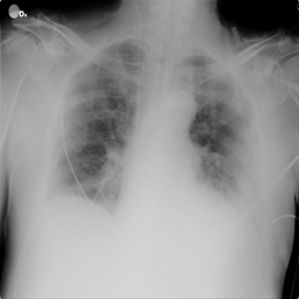
#> input picture Dataset/Train/COVID/COVID-1.png, 299 x 299 px
$ jupyter execute demo-processing-images.ipynb
#> lines starting #> are read from the running program, lines starting #| are printed output that depends on the picture
#> further down, img is the input picture: shape (299, 299); min 0, max 255, mean 145.9
### augmentation.py
"""This file holds algorithms for data augmentation of images."""

import numpy as np
from scipy.fftpack import fftn, ifftn, fftshift


def _normalize(img):
    """
    Function to normalize images.

    Parameters
    ----------
    img : ndarray
        Input image data.

    Returns
    -------
    out : ndarray
        Normalized image.
    """
    img -= img.min()
    img = img / img.max() * 255
    return img


# [18 lines left out: function luminance, not called in this run]


def apply_blur(f, sigma, k):
    """
    Function to apply blur in images.

    Parameters
    ----------
    img : ndarray
        Input image data.
    sigma: float
        Standard deviation of the gaussian filter.
    k: int
        Size of the gaussian filter.

    Returns
    -------
    out : ndarray
        Blurred image.
    """
#> called with sigma = 1.5, k = 7.5
    def gaussian_filter(k, sigma):
        """
        Return gaussian filter with the input `k` and `sigma`.
        """
        arx = np.arange ((-k // 2) + 1.0, (k // 2) + 1.0 )
        x, y = np.meshgrid(arx, arx)
        f = np.exp(-(1 / 2) * (np.square(x) + np.square(y)) / np.square(sigma))
        return f / np.sum(f) * 255

    # Get gaussian filter
    h = gaussian_filter(k=k, sigma=sigma)

    # Compute the number of padding on one side
    a = int(f.shape[0] // 2 - h.shape[0] // 2)
#> a = 146
    h_pad = np.pad(h, ((a,a), (a,a)), 'constant', constant_values=(0))

    # Compute the Fourier transforms
    F = fftn(f)
    H = fftn(h_pad)
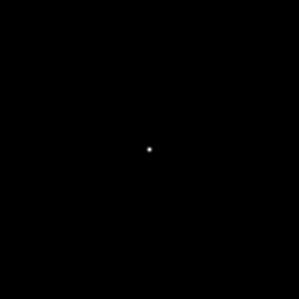
#> h_pad: shape (299, 299) float64; min 0, max 18.68, mean 0.00285; drawn with min black and max white

    # Perform convolution
    G = np.multiply(F, H)

    # Apply inverse transform
    # - we have to perform FFT shift before reconstructing
    #   the image in the space domain
    g = fftshift(ifftn(G).real)
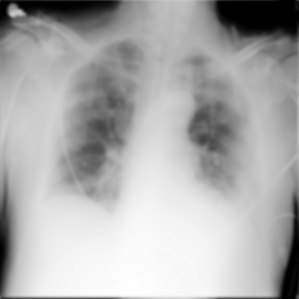
#> g: shape (299, 299) float64; min -1.46e-11, max 54583.6, mean 37203.7; drawn with min black and max white

    # Return the blurred image
    return _normalize(g)


def adjust_contrast(img, factor):
    """
    Function to adjust the contrast of the input image.

    Parameters
    ----------
    img : ndarray
        Input image data.
    factor: float
        Input contrast factor.

    Returns
    -------
    out : ndarray
        Contrast adjusted version of the input image data.
    """
    # Adjust contrast of the input image
    factor = float(factor)
    array = 128 + factor * img - factor * 128
    out = np.clip(array, 0, 255)
    # Return the contrasted image
    return out.astype(np.uint8)


def adjust_sharpness(img, amount, sigma, k):
    """
    Function to adjust the sharpness of the input image.

    Parameters
    ----------
    img : ndarray
        Input image data.
    amount: float
        Adjustment intensity.
    sigma: float
        Standard deviation of the gaussinal filter.
    k: int
        Size of the gaussian filter.

    Returns
    -------
    out : ndarray
        Sharpness adjusted version of the input image data.
    """
    # Blurs the input image
    blur = _normalize(apply_blur(img, sigma, k))
    # Sharps the blurred image
    sharpened = img + amount * (img - blur)
    # Normalize resulting image
    out = _normalize(sharpened)
    # Return the sharpened image
    return out.astype(np.uint8)


def add_noise(img, mean, std):
    """
    Function to insert noise in the input image. The noise insertion is carried
    out with random generation based on Gaussian distribution.

    Parameters
    ----------
    img : ndarray
        Input image data.
    mean : float
        Mean of random distribution.
    std : float
        Standart deviation of random distribution.

    Returns
    -------
    out : ndarray
        Noisy version of the input image data.
    """
    # Generate a random noisy image
    noise = np.random.normal(mean, std, img.shape)
    # Insert the noise in the input image
    out = img + noise
    # Clip back to the original range
    out = np.clip(out, img.min(), img.max())
    # Return the noisy image
    return out.astype(np.uint8)


def rotate(img, angle):
    """
    Function to rotate the input image.

    Parameters
    ----------
    img : ndarray
        Input image data.
    angle : float
        Rotation angle.

    Returns
    -------
    out : ndarray
        Rotated version of the input image data.
    """
#> called with angle = 15
    # Initialize the output image
    out = np.zeros(img.shape)

    # Calculate the rotation matrix
    theta = np.radians(angle)
    c, s = np.cos(theta), np.sin(theta)
    R = np.array([[c, s], [-s, c]])

    # Calculate image center
    center = ((img.shape[0]) // 2, (img.shape[1]) // 2)
#> center = (149, 149)

    # Perform image rotation
    for x in range(img.shape[0]): # Row
        for y in range(img.shape[1]): # Col
            # Calculate the new position
            (nx, ny) = np.dot(R, np.array([x - center[1], y - center[0]]))
            # Add offset
            nx += center[0]
            ny += center[1]
            # Convert the new position to integer
            (nx, ny) = (int(nx), int(ny))
            # Ignore points out of bounds
            if nx >= 0 and ny >= 0 and nx < img.shape[0] and ny < img.shape[1]:
                # Set the pixel to its new position
                out[x, y] = img[nx, ny]
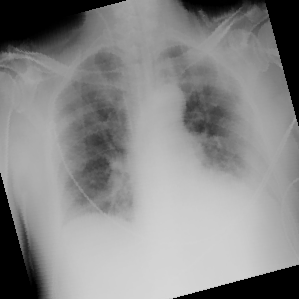
#> out: shape (299, 299) float64; min 0, max 215, mean 137

    # Return the rotated image
    return out.astype(np.uint8)

### demo-processing-images.ipynb
### Imports

[cell 1]
import imageio
import matplotlib.pyplot as plt
import augmentation as aug

### Load the image

[cell 2]
filename = 'Dataset/Train/COVID/COVID-1.png'
# filename = 'Dataset/Test/NON_COVID/Lung_Opacity-8.png'
img = imageio.imread(filename)

### Noise insertion

[cell 3]
r_img = aug.add_noise(img, 5, 5)
plt.imshow(r_img, cmap="gray")

### Contrast adjustment

[cell 4]
r_img = aug.adjust_contrast(img, 1.1)
plt.imshow(r_img, cmap="gray")

### Sharpness adjustment

[cell 5]
r_img = aug.adjust_sharpness(img, 0.1, 1.5, 7.5)
plt.imshow(r_img, cmap="gray")

### Rotation

[cell 6]
r_img = aug.rotate(img, 15)
plt.imshow(r_img, cmap="gray")

$ run again, with Dataset/Test/NON_COVID/Lung_Opacity-8.png copied over Dataset/Train/COVID/COVID-1.png
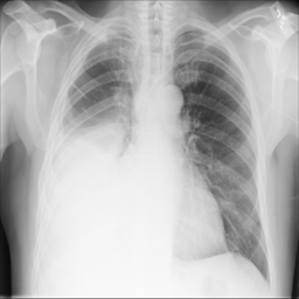
#> input picture Dataset/Test/NON_COVID/Lung_Opacity-8.png, 299 x 299 px
#> img is the input picture: shape (299, 299); min 8, max 255, mean 183.7
#> after the loop in rotate, `for x in range(img.shape[0]):`:
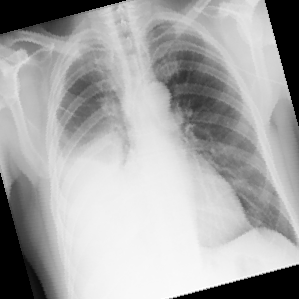
#> out: shape (299, 299) float64; min 0, max 255, mean 168.6

$ run again, with Dataset/Train/COVID/COVID-2.png copied over Dataset/Train/COVID/COVID-1.png
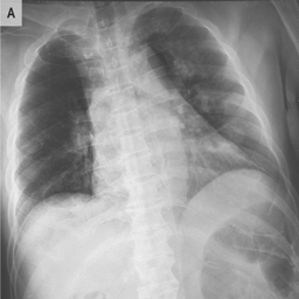
#> input picture Dataset/Train/COVID/COVID-2.png, 299 x 299 px
#> img is the input picture: shape (299, 299); min 32, max 238, mean 150.6
#> in _normalize (call 3), `img -= img.min()`:
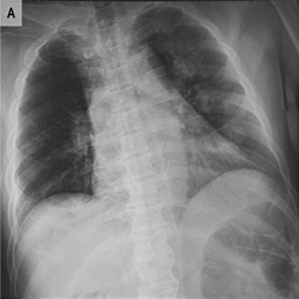
#> img: shape (299, 299) float64; min 0, max 213.7, mean 124.9
#> after the loop in rotate, `for x in range(img.shape[0]):`:
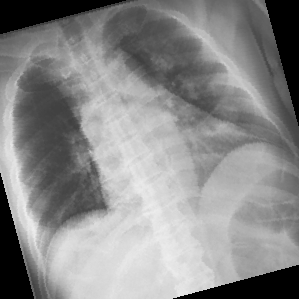
#> out: shape (299, 299) float64; min 0, max 238, mean 138.1

$ run again, with Dataset/Train/COVID/COVID-3.png copied over Dataset/Train/COVID/COVID-1.png
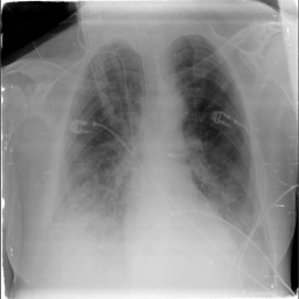
#> input picture Dataset/Train/COVID/COVID-3.png, 299 x 299 px
#> img is the input picture: shape (299, 299); min 0, max 255, mean 140.6
#> in apply_blur, `g = fftshift(ifftn(G).real)`:
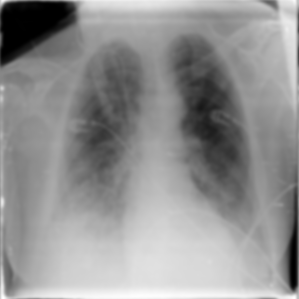
#> g: shape (299, 299) float64; min -3.27e-11, max 62489, mean 35852.6; drawn with min black and max white
#> after the loop in rotate, `for x in range(img.shape[0]):`:
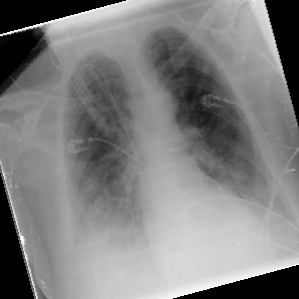
#> out: shape (299, 299) float64; min 0, max 255, mean 127.9
